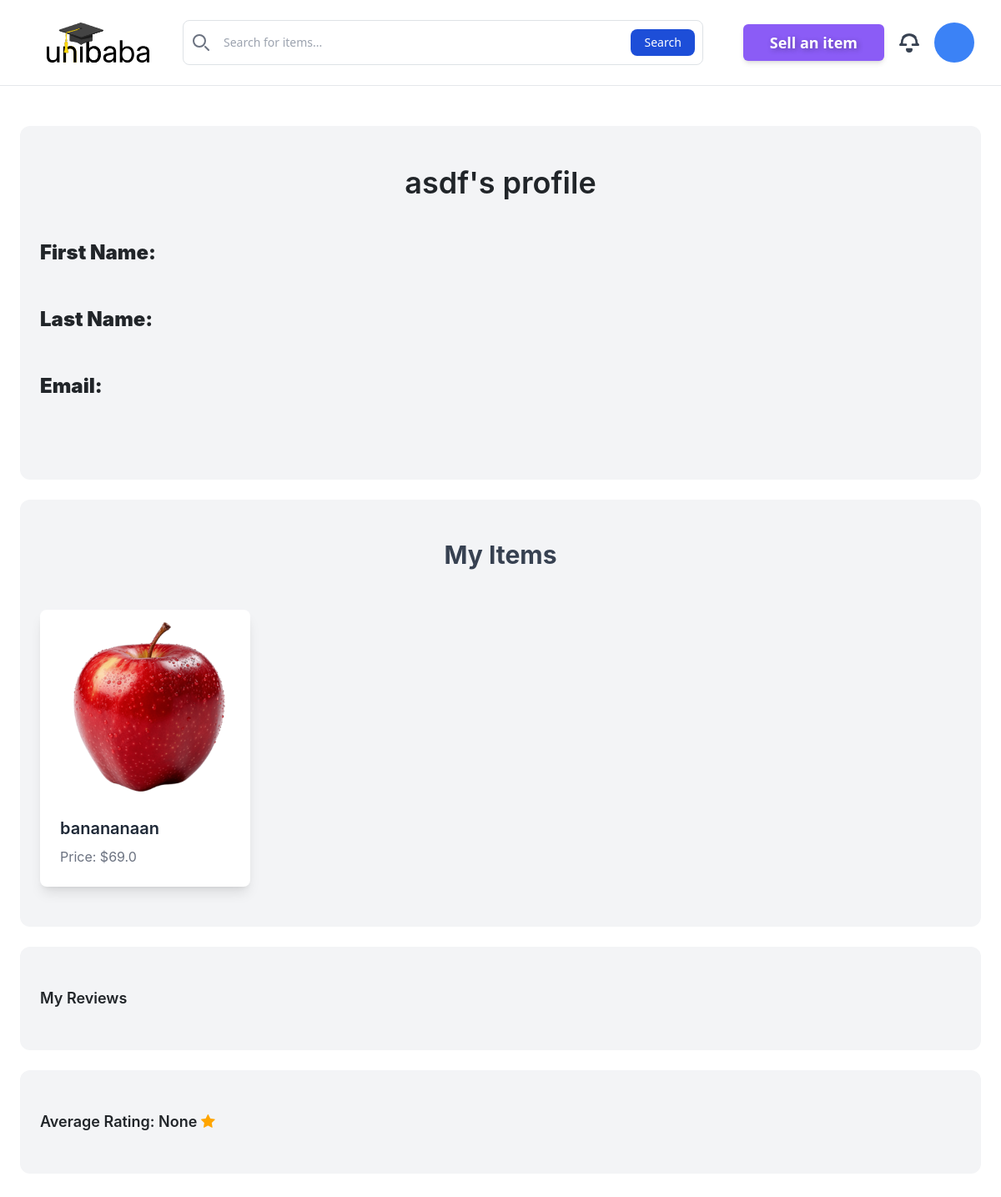
The app's page /dashboard/ (signed in), older data.
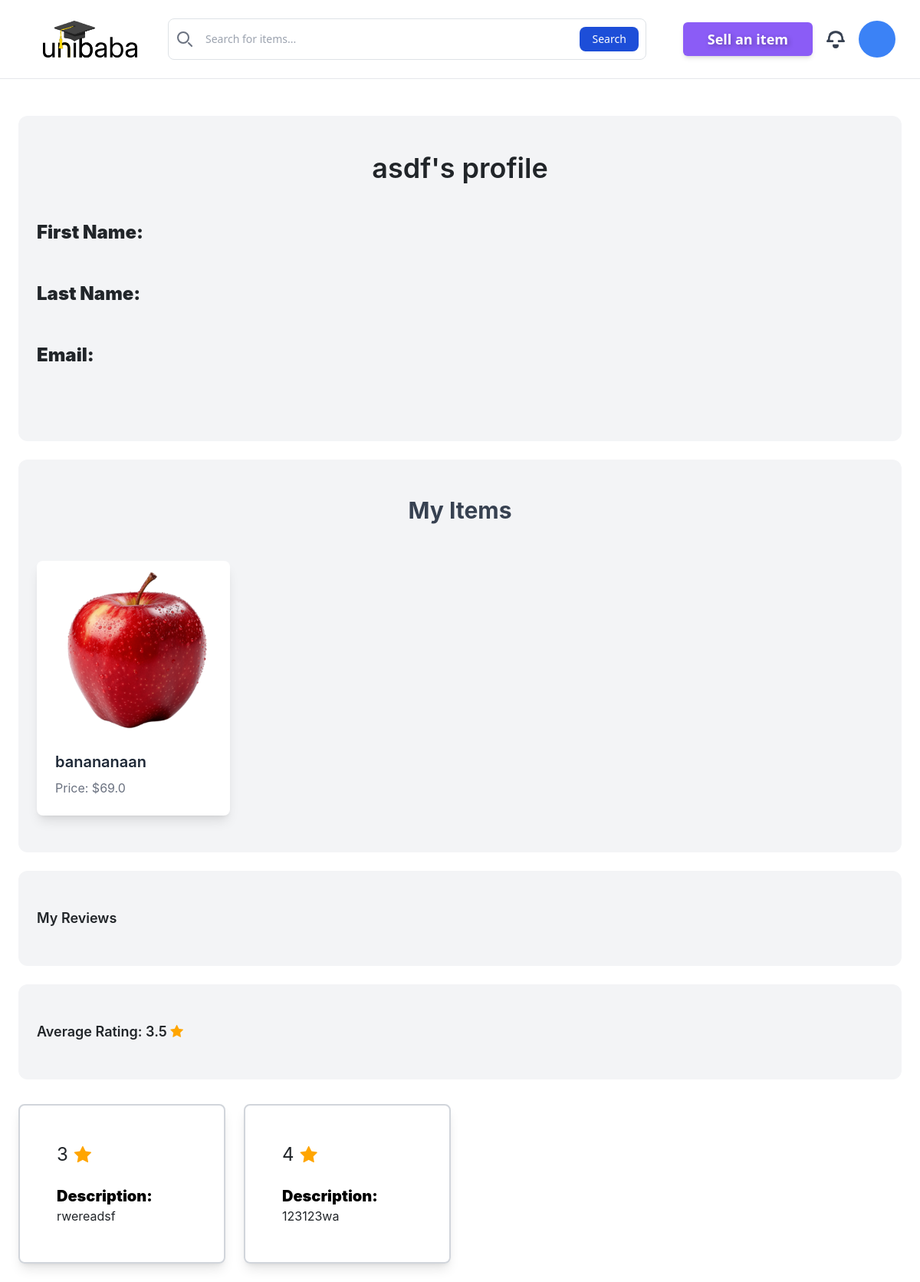
The same page, newer data.
### item/models.py (models this page shows, shortened)
class Item(models.Model):
    category=models.ForeignKey(Category, related_name='items', on_delete=models.CASCADE)
    name=models.CharField(max_length=255)
    description=models.TextField(blank=False,null=False)
    price=models.FloatField()
    image=models.ImageField(upload_to='item_images',blank=False,null=False)
    is_sold=models.BooleanField(default=False)
    created_by=models.ForeignKey(User, related_name='items', on_delete=models.CASCADE)
    created_at=models.DateTimeField(auto_now_add=True)

### rating/models.py (models this page shows, shortened)
class Rating(models.Model):
    item=models.ForeignKey(Item, related_name='ratings',on_delete=models.CASCADE) #ratings with an s
    created_at = models.DateTimeField(auto_now_add=True)
    modified_at=models.DateTimeField(auto_now=True)
    members=models.ManyToManyField(User, related_name='ratings')
    description=models.TextField(blank=True,null=True)
    score = models.IntegerField(default=0, validators=[
        MaxValueValidator(5),
        MinValueValidator(0),
    ])
    class Meta:
        ordering=('-modified_at',)

### dashboard/views.py (the view)
# urls.py: path('', views.index, name='index'),
@login_required
def index(request):
    items = Item.objects.filter(created_by=request.user)
    reviews= Rating.objects.filter(members__in=[request.user.id])[0:3]
    average = Rating.objects.filter(members__in=[request.user.id]).aggregate(Avg('score'))
    theuser = request.user
    return render(request, 'dashboard/index.html', {
        'items': items,
        'reviews': reviews,
        'average': average,
        'theuser': theuser,
    })

### dashboard/templates/dashboard/index.html (shortened to what this page needs)
{% extends 'base/templatepage.html' %}
{% block content %}
    <div class="mt-6 px-6 py-12 bg-gray-100 rounded-xl">
        <h2 class="mb-12 text-4xl text-center font-semibold"> {{ theuser.username }}'s profile</h2>
        <p class="mb-12 text-2xl text-left font-semibold" ><Strong>First Name: </Strong>{{ theuser.first_name }}</p>
        <p class="mb-12 text-2xl text-left font-semibold" ><Strong>Last Name: </Strong>{{ theuser.last_name }}</p>
        <p class="mb-12 text-2xl text-left font-semibold" ><Strong>Email: </Strong>{{ theuser.email }}</p>
    </div>
    <div class="mt-6 px-6 py-12 bg-gray-100 rounded-xl">
        <h2 class="mb-12 text-3xl font-bold text-center text-gray-700">My Items</h2>
        <div class="grid grid-cols-1 sm:grid-cols-2 md:grid-cols-3 lg:grid-cols-4 gap-8">
            {% for item in items %}
                <div class="bg-white rounded-lg shadow-lg overflow-hidden transform transition-transform duration-300 hover:scale-105">
                    <a href="{% url 'item:detail' item.id %}">
                        <div class="relative">
                            <img src="{{ item.image.url }}" alt="{{ item.name }}" class="w-full h-56 object-cover rounded-t-lg">
                        </div>
                        <div class="p-6">
                            <h2 class="text-xl font-semibold text-gray-800">{{ item.name }}</h2>
                            <p class="text-gray-500 mt-2">Price: ${{ item.price }}</p>
                        </div>
                    </a>
                </div>
            {% endfor %}
        </div>
    </div>
    <div class="mt-6 px-6 py-12 bg-gray-100 rounded-xl">
        <h1 class="text-lg font-semibold">My Reviews</h1>
    </div>
    <div class="mt-6 px-6 py-12 bg-gray-100 rounded-xl">
        <h1 class="text-lg font-semibold">Average Rating: {{average.score__avg}} <button class="fa fa-star fa-1x my-btn checked"></button></h1>
    </div>
    <div class=" pt-8 grid grid-cols-1 sm:grid-cols-2 md:grid-cols-3 lg:grid-cols-4 xl:grid-cols-5 gap-6">
        {% for review in reviews %}
            <div class="p-4 border-2 border-gray-300 rounded-lg shadow-lg">
                <div class="p-6 bg-white rounded-xl">
                    <h2 class="text-2xl flex items-center">
                        {{ review.score }}
                        <button class="fa fa-star fa-1x my-btn checked ml-2"></button>
                    </h2>
                    {% if review.description %}
                        <div class="mt-4">
                            <h2 class="text-xl text-left font-semibold">
                                <strong class="text-black">Description:</strong>
                            </h2>
                            <p>{{ review.description }}</p>
                        </div>
                    {% endif %}
                </div>
            </div>
        {% endfor %}
    </div>
{% endblock %}

Row changes from the older to the newer data that the page shows:
added Rating: score "3", description "rwereadsf"
added Rating: score "4", description "123123wa"
Text that changed along with them:
{{ average.score__avg }}: "None" → "3.5"
